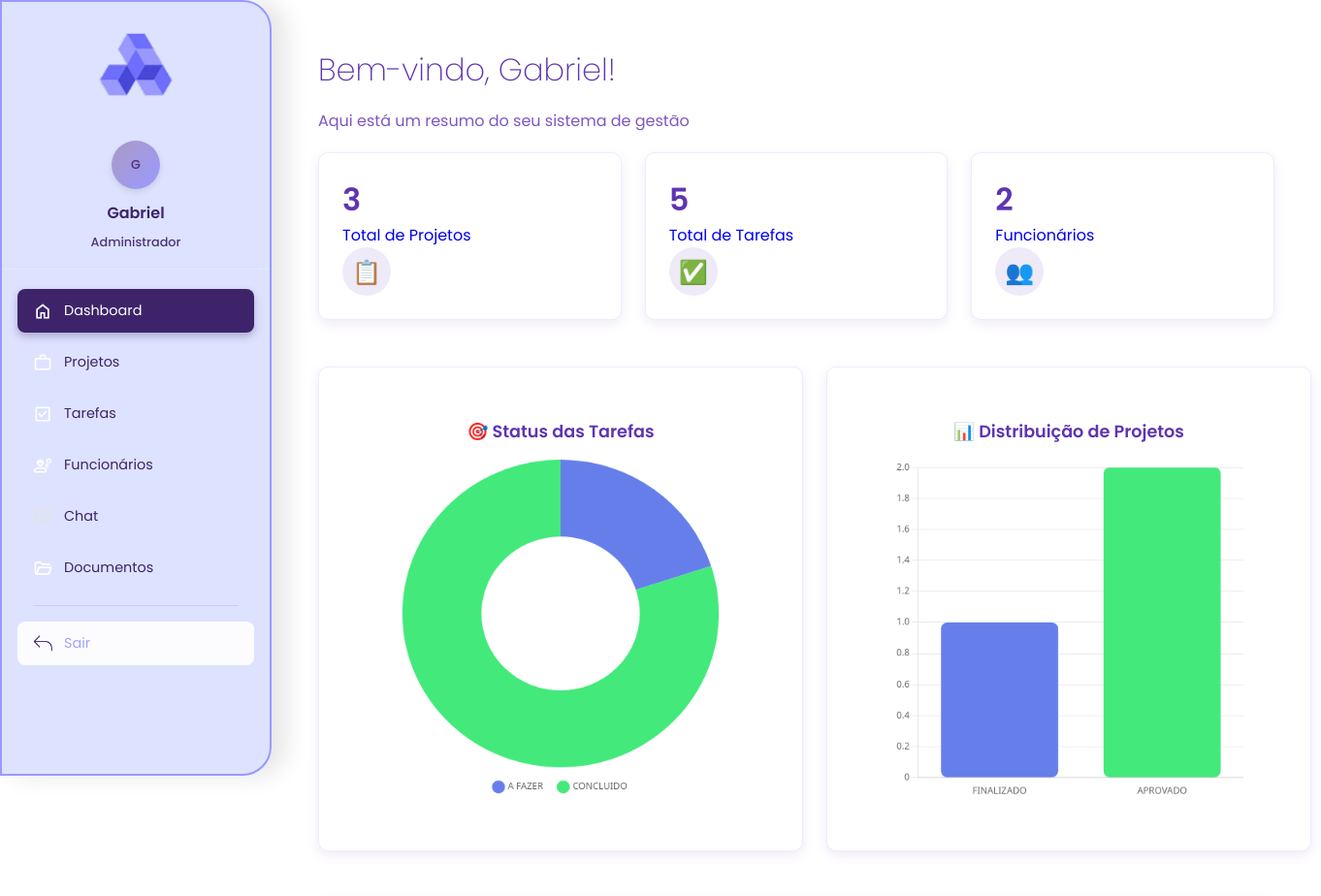
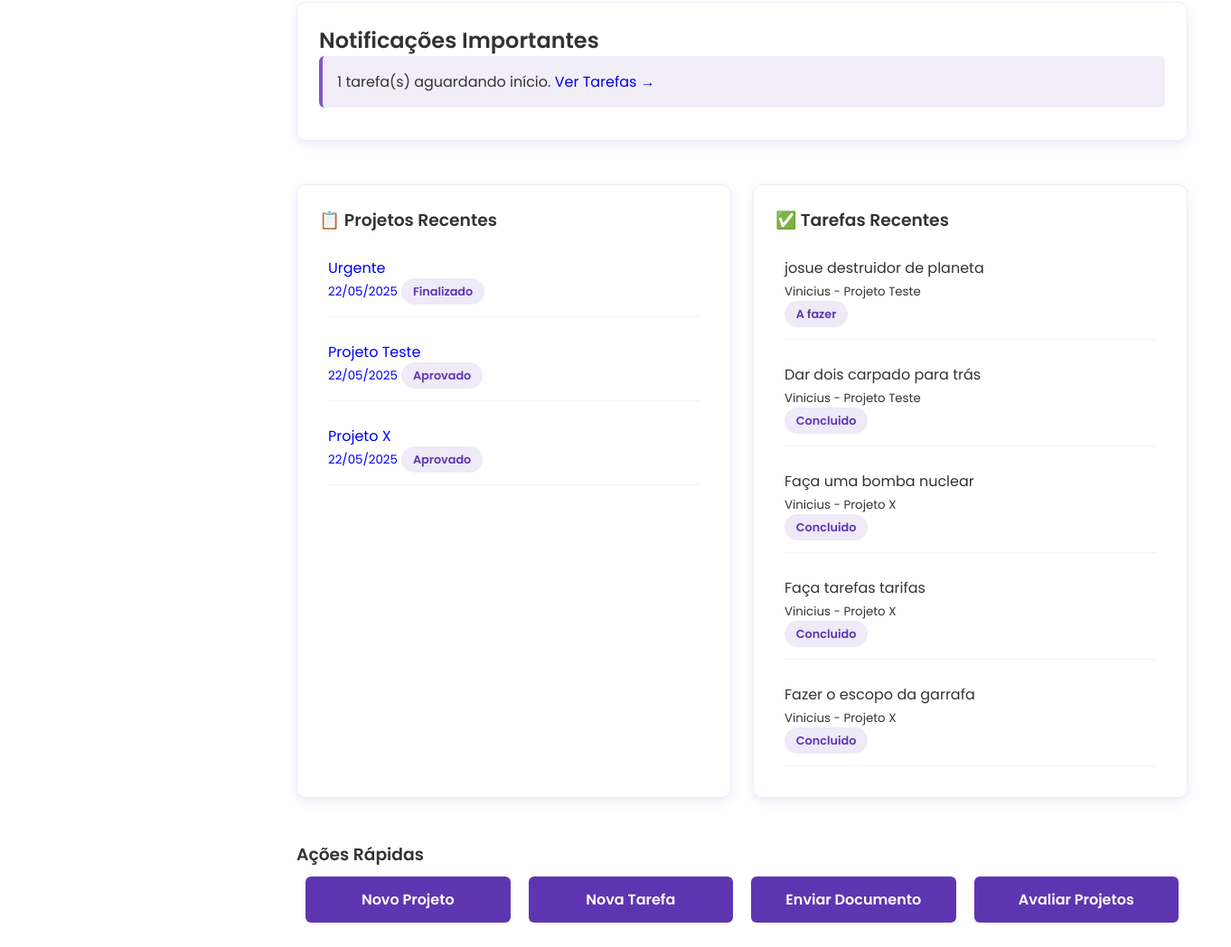
The app's page /gestor/dashboard_gestor.php (signed in), older data (2 pictures, top to bottom).
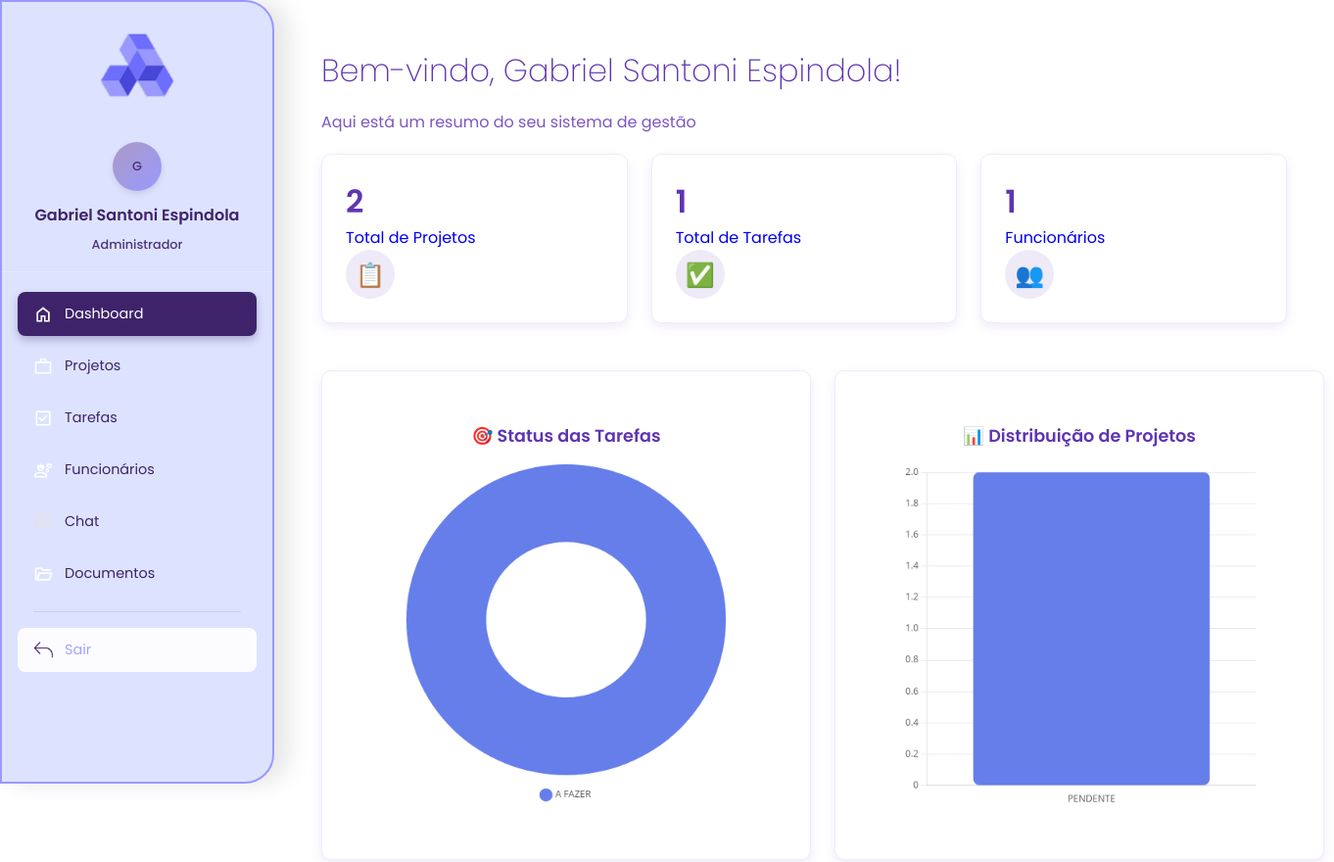
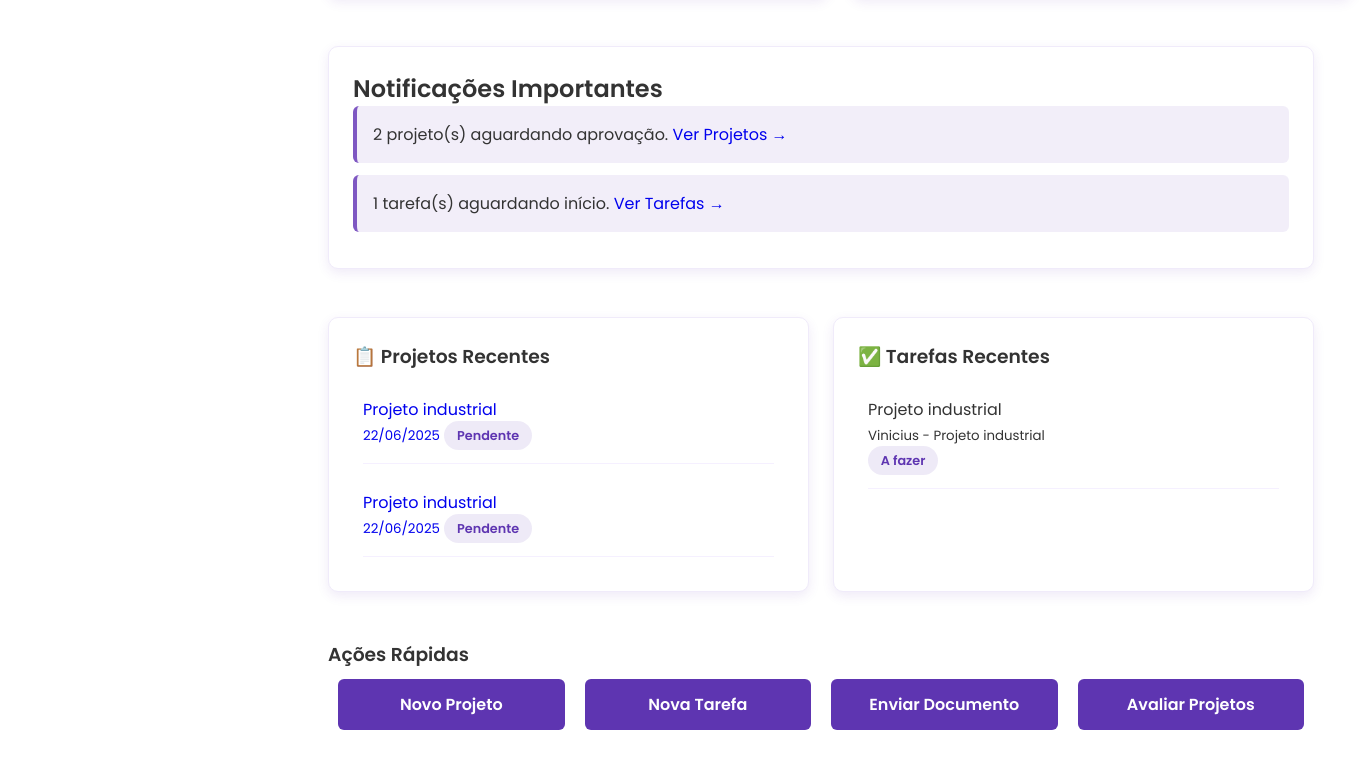
The same page, newer data (2 pictures, top to bottom).
### tables this page shows
CREATE TABLE `projetos` (
  `id` int(11) NOT NULL,
  `titulo` varchar(255) NOT NULL,
  `descricao` text DEFAULT NULL,
  `cliente_id` int(11) DEFAULT NULL,
  `status` enum('pendente','aprovado','em_andamento','finalizado','ajustes') DEFAULT 'pendente',
  `data_inicio` date DEFAULT NULL,
  `data_fim` date DEFAULT NULL,
  `criado_em` timestamp NOT NULL DEFAULT current_timestamp()
);

CREATE TABLE `tarefas` (
  `id` int(11) NOT NULL,
  `titulo` varchar(255) NOT NULL,
  `descricao` text DEFAULT NULL,
  `status` enum('a_fazer','em_progresso','concluido') DEFAULT 'a_fazer',
  `prioridade` enum('baixa','media','alta') DEFAULT 'media',
  `prazo` date DEFAULT NULL,
  `projeto_id` int(11) DEFAULT NULL,
  `funcionario_id` int(11) DEFAULT NULL,
  `criado_em` timestamp NOT NULL DEFAULT current_timestamp()
);

CREATE TABLE `usuarios` (
  `id` int(11) NOT NULL,
  `nome` varchar(100) NOT NULL,
  `email` varchar(100) NOT NULL,
  `senha` varchar(255) NOT NULL,
  `tipo` enum('cliente','admin','funcionario') NOT NULL,
  `criado_em` timestamp NOT NULL DEFAULT current_timestamp()
);

### gestor/dashboard_gestor.php (the view, shortened to what this page needs)
<?php
include '../conexao.php';
class DashboardData
{
    private $conn;
    public function __construct($connection)
    {
        $this->conn = $connection;
    }
    public function getProjectsData()
{
    $query = "SELECT status, COUNT(*) AS total FROM projetos WHERE status IN ('pendente', 'aprovado', 'em_andamento', 'finalizado', 'ajustes') GROUP BY status";
    $result = $this->conn->query($query);
    $data = [];
    while ($row = $result->fetch_assoc()) {
        $data[$row['status']] = $row['total'];
    }
    return $data;
}
    public function getTasksData()
    {
        $query = "SELECT status, COUNT(*) AS total FROM tarefas GROUP BY status";
        $result = $this->conn->query($query);
        $data = [];
        while ($row = $result->fetch_assoc()) {
            $data[$row['status']] = $row['total'];
        }
        return $data;
    }
    public function getUserCounts()
    {
        $funcionarios = $this->conn->query("SELECT COUNT(*) AS total FROM usuarios WHERE tipo = 'funcionario'")->fetch_assoc()['total'];
        $clientes = $this->conn->query("SELECT COUNT(*) AS total FROM usuarios WHERE tipo = 'cliente'")->fetch_assoc()['total'];
        return ['funcionarios' => $funcionarios, 'clientes' => $clientes];
    }
    public function getNotifications()
    {
        $projPendentes = $this->conn->query("SELECT COUNT(*) AS total FROM projetos WHERE status = 'pendente'")->fetch_assoc()['total'] ?? 0;
        $tarefasUrgentes = $this->conn->query("SELECT COUNT(*) AS total FROM tarefas WHERE status = 'a_fazer'")->fetch_assoc()['total'] ?? 0;
        $novosDocs = $this->conn->query("SELECT COUNT(*) AS total FROM uploads WHERE enviado_em >= NOW() - INTERVAL 3 DAY")->fetch_assoc()['total'] ?? 0;
        return [
            'projetos_pendentes' => $projPendentes,
            'tarefas_urgentes' => $tarefasUrgentes,
            'novos_documentos' => $novosDocs
        ];
    }
    public function getRecentProjects($limit = 5)
    {
        $query = "SELECT id, titulo, status, criado_em FROM projetos ORDER BY criado_em DESC LIMIT ?";
        $stmt = $this->conn->prepare($query);
        $stmt->bind_param("i", $limit);
        $stmt->execute();
        return $stmt->get_result();
    }
    public function getRecentTasks($limit = 5)
    {
        $query = "
            SELECT t.id, t.titulo, t.status, u.nome AS funcionario, p.titulo AS projeto
            FROM tarefas t
            LEFT JOIN usuarios u ON t.funcionario_id = u.id
            LEFT JOIN projetos p ON t.projeto_id = p.id
            ORDER BY t.criado_em DESC LIMIT ?
        ";
        $stmt = $this->conn->prepare($query);
        $stmt->bind_param("i", $limit);
        $stmt->execute();
        return $stmt->get_result();
    }
}
$dashboard = new DashboardData($conn);
$dadosProjetos = $dashboard->getProjectsData();
$dadosTarefas = $dashboard->getTasksData();
$dadosUsuarios = $dashboard->getUserCounts();
$notificacoes = $dashboard->getNotifications();
$projetosRecentes = $dashboard->getRecentProjects();
$tarefasRecentes = $dashboard->getRecentTasks();
?>
<!DOCTYPE html>
<html lang="pt-BR">
<head>
    <link rel="stylesheet" href="css/gestor.css">
</head>
<body>
        <?php include 'sidebar.php'; ?>
    <main class="main-content">
        <div class="header">
            <h1>Bem-vindo, <?= htmlspecialchars($_SESSION['usuario_nome']) ?>!</h1>
            <p>Aqui está um resumo do seu sistema de gestão</p>
        </div>
        <div class="stats-grid">
            <a href="projetos/listar_projetos.php" class="stat-card">
                <div class="stat-header">
                    <div>
                        <div class="stat-number"><?= array_sum($dadosProjetos) ?></div>
                        <div class="stat-label">Total de Projetos</div>
                    </div>
                    <div class="stat-icon projects">📋</div>
                </div>
            </a>
            <a href="tarefas/listar_tarefas.php" class="stat-card">
                <div class="stat-header">
                    <div>
                        <div class="stat-number"><?= array_sum($dadosTarefas) ?></div>
                        <div class="stat-label">Total de Tarefas</div>
                    </div>
                    <div class="stat-icon tasks">✅</div>
                </div>
            </a>
            <a href="usuarios/funcionarios.php" class="stat-card">
                <div class="stat-header">
                    <div>
                        <div class="stat-number"><?= $dadosUsuarios['funcionarios'] ?></div>
                        <div class="stat-label">Funcionários</div>
                    </div>
                    <div class="stat-icon users">👥</div>
                </div>
            </a>
        </div>
        <div class="charts-grid">
            <div class="chart-card">
                <h3>🎯 Status das Tarefas</h3>
                <canvas id="statusTarefasChart"></canvas>
            </div>
            <div class="chart-card">
                <h3>📊 Distribuição de Projetos</h3>
                <canvas id="statusProjetosChart"></canvas>
            </div>
        </div>
        <?php if ($notificacoes['projetos_pendentes'] > 0 || $notificacoes['tarefas_urgentes'] > 0 || $notificacoes['novos_documentos'] > 0): ?>
            <div class="notifications">
                <h2>Notificações Importantes</h2>
                <?php if ($notificacoes['projetos_pendentes'] > 0): ?>
                    <div class="notification-item urgent">
                        <span><strong><?= $notificacoes['projetos_pendentes'] ?></strong> projeto(s) aguardando
                            aprovação.</span>
                        <a href="projetos/listar_projetos.php?status=pendente" class="notification-link">Ver Projetos →</a>
                    </div>
                <?php endif; ?>
                <?php if ($notificacoes['tarefas_urgentes'] > 0): ?>
                    <div class="notification-item">
                        <span><strong><?= $notificacoes['tarefas_urgentes'] ?></strong> tarefa(s) aguardando início.</span>
                        <a href="tarefas/listar_tarefas.php?status=a_fazer" class="notification-link">Ver Tarefas →</a>
                    </div>
                <?php endif; ?>
            </div>
        <?php endif; ?>
        <div class="recent-grid">
            <div class="recent-section">
                <h3>📋 Projetos Recentes</h3>
                <?php while ($projeto = $projetosRecentes->fetch_assoc()): ?>
                    <div class="recent-item">
                    <a href="projetos/listar_projetos.php?id=<?= $projeto['id'] ?>">
                            <strong><?= htmlspecialchars($projeto['titulo']) ?></strong>
                            <br><small><?= date('d/m/Y', strtotime($projeto['criado_em'])) ?></small>
                       <span class="status-badge <?= $projeto['status'] ?>"><?= ucfirst(str_replace('_', ' ', $projeto['status'])) ?></span>
                    </a>
                </div>
                <?php endwhile; ?>
            </div>
            <div class="recent-section">
                <h3>✅ Tarefas Recentes</h3>
                <?php while ($tarefa = $tarefasRecentes->fetch_assoc()): ?>
                    <div class="recent-item">
                        <div>
                            <strong><?= htmlspecialchars($tarefa['titulo']) ?></strong>
                            <br><small><?= htmlspecialchars($tarefa['funcionario'] ?? 'Não atribuído') ?> -
                                <?= htmlspecialchars($tarefa['projeto'] ?? 'Sem projeto') ?></small>
                        </div>
                        <span
                            class="status-badge <?= $tarefa['status'] ?>"><?= ucfirst(str_replace('_', ' ', $tarefa['status'])) ?></span>
                    </div>
                <?php endwhile; ?>
            </div>
        </div>
        <div class="quick-actions">
            <h3> Ações Rápidas</h3>
            <div class="action-grid">
                <a href="projetos/criar_projeto.php" class="action-btn">
                    Novo Projeto
                </a>
                <a href="tarefas/criar_tarefa.php" class="action-btn">
                    Nova Tarefa
                </a>
                <a href="documentos/enviar_documento.php" class="action-btn">
                    Enviar Documento
                </a>
                <a href="projetos/avaliar_projetos.php" class="action-btn">
                    Avaliar Projetos
                </a>
            </div>
        </div>
    </main>
</body>
</html>

### gestor/sidebar.php (shortened to what this page needs)
<?php
function getUserTypeName($type)
{
    $types = [
        'admin' => 'Administrador',
        'funcionario' => 'Funcionário',
        'cliente' => 'Cliente'
    ];
    return $types[$type] ?? 'Usuário';
}
function getCurrentDepth()
{
    $currentPath = $_SERVER['REQUEST_URI'];
    $pathParts = explode('/', trim($currentPath, '/'));
    $pathParts = array_filter($pathParts);
    $augebitIndex = array_search('augebit', $pathParts);
    if ($augebitIndex !== false) {
        return count($pathParts) - $augebitIndex - 1;
    }
    return 0;
}
$depth = getCurrentDepth();
$basePath = str_repeat('../', $depth) . 'augebit/gestor/';
$assetsPath = str_repeat('../', $depth) . 'augebit/assets/';
$navigation = [
    'all' => [
        [
            'icon' => 'icones/Dashboard.png',
            'label' => 'Dashboard',
            'url' => $basePath . 'dashboard_gestor.php',
            'active' => basename($_SERVER['PHP_SELF']) === 'dashboard_gestor.php'
        ],
        [
            'icon' => 'icones/projetos.png',
            'label' => 'Projetos',
            'url' => $basePath . 'projetos/listar_projetos.php',
            'active' => strpos($_SERVER['PHP_SELF'], 'projetos') !== false
        ],
        [
            'icon' => 'icones/NovaTarefa.png',
            'label' => 'Tarefas',
            'url' => $basePath . 'tarefas/tarefas.php',
            'active' => strpos($_SERVER['PHP_SELF'], 'tarefas') !== false
        ],
        [
            'icon' => 'icones/funcionarios.png',
            'label' => 'Funcionários',
            'url' => $basePath . 'usuarios/funcionarios.php',
            'active' => strpos($_SERVER['PHP_SELF'], 'funcionarios') !== false
        ],
        [
            'icon' => 'icones/chat.png',
            'label' => 'Chat',
            'url' => $basePath . 'chat.php',
            'active' => strpos($_SERVER['PHP_SELF'], 'chat') !== false
        ],
        [
            'icon' => 'icones/documentos.png',
            'label' => 'Documentos',
            'url' => $basePath . 'documentos/visualizar_documentos.php',
            'active' => strpos($_SERVER['PHP_SELF'], 'documentos') !== false
        ]
    ],
    'cliente' => [
    ]
];
$userType = $_SESSION['usuario_tipo'] ?? 'cliente';
$navItems = array_merge(
    $navigation['all'] ?? [],
    $navigation[$userType] ?? []
);
?>
<nav class="sidebar" id="sidebar">
    <div class="logo">
        <img src="<?= $assetsPath ?>img/augebit.logo.png" alt="Logo" class="logo-img">
    </div>
    <div class="user-info">
        <div class="user-avatar">
            <span><?= strtoupper(substr($_SESSION['usuario_nome'] ?? 'U', 0, 1)) ?></span>
        </div>
        <h3><?= htmlspecialchars($_SESSION['usuario_nome'] ?? 'Usuário') ?></h3>
        <span><?= getUserTypeName($userType) ?></span>
    </div>
    <ul class="nav-menu">
        <?php foreach ($navItems as $item): ?>
            <li class="nav-item">
                <a href="<?= htmlspecialchars($item['url']) ?>" class="nav-link <?= $item['active'] ? 'active' : '' ?>"
                    title="<?= htmlspecialchars($item['label']) ?>" data-url="<?= htmlspecialchars($item['url']) ?>">
                    <span class="nav-icon">
                        <img src="<?= $assetsPath ?>img/<?= $item['icon'] ?>" alt="<?= htmlspecialchars($item['label']) ?>"
                            onerror="this.src='<?= $assetsPath ?>img/icones/default.png'">
                    </span>
                    <span class="nav-text"><?= htmlspecialchars($item['label']) ?></span>
                </a>
            </li>
        <?php endforeach; ?>
        <li class="nav-item nav-separator">
            <hr>
        </li>
        <li class="nav-item">
            <a href="<?= str_repeat('../', $depth) ?>augebit/logout.php" class="nav-link nav-logout"
                title="Sair do Sistema">
                <span class="nav-icon">
                    <img src="<?= $assetsPath ?>img/icones/sair.png" alt="Sair"
                        onerror="this.src='<?= $assetsPath ?>img/sair.png'">
                </span>
                <span class="nav-text">Sair</span>
            </a>
        </li>
    </ul>
</nav>

### gestor/css/gestor.css (style rules this page uses)
* { margin: 0; padding: 0; box-sizing: border-box; font-family: 'Poppins', sans-serif; font-weight: 450; }
a { text-decoration: none; }
body { background-color: #ffffff; color: #333333; }
h1, h2, h3, h4 { font-weight: 600; font-family:'Poppins' }
.sidebar { position: fixed; top: 0; left: 0; bottom: 0; width: 280px; background: #5e35b1; color: white; padding: 1.5rem 0; overflow-y: auto; z-index: 1000; }
.main-content { margin-left: 280px; padding: 3rem; min-height: 100vh; background-color: #ffffff; }
.header h1 { color: #5e35b1; font-size: 2rem; margin-bottom: 1rem; font-family: 'Poppins'; font-weight: 200; }
.header p { color: #7e57c2; font-size: 1rem; margin-bottom: 20px; }
.stats-grid { display: grid; grid-template-columns: repeat(3, 1fr); gap: 1.5rem; margin-bottom: 3rem; }
.stat-card { background: #ffffff; border-radius: 10px; padding: 1.5rem; box-shadow: 0 4px 12px rgba(94, 53, 177, 0.1); border: 1px solid #f0ebfa; transition: all 0.3s ease; }
.stat-number { font-size: 2rem; color: #5e35b1; font-weight: bold; }
.stat-icon { background: rgba(94, 53, 177, 0.1); color: #5e35b1; width: 50px; height: 50px; border-radius: 50%; display: flex; align-items: center; justify-content: center; font-size: 1.5rem; }
.charts-grid { display: grid; grid-template-columns: repeat(3, 1fr); gap: 1.5rem; margin-bottom: 3rem; }
.chart-card { background: #ffffff; border-radius: 10px; padding: 1.5rem; box-shadow: 0 4px 12px rgba(94, 53, 177, 0.1); border: 1px solid #f0ebfa; width: 500px; height: 500px; min-height: 320px; display: flex; flex-direction: column; align-items: center; justify-content: center; }
.chart-card h3 { color: #5e35b1; margin-bottom: 1rem; font-size: 1.1rem; }
.chart-card canvas { height: 350px !important; width: 80% !important; }
.notifications { background: #ffffff; border-radius: 10px; padding: 1.5rem; margin-bottom: 3rem; box-shadow: 0 4px 12px rgba(94, 53, 177, 0.1); border: 1px solid #f0ebfa; }
.notification-item { background: rgba(126, 87, 194, 0.1); border-left: 4px solid #7e57c2; padding: 1rem; margin-bottom: 0.75rem; border-radius: 6px; }
.recent-grid { display: grid; grid-template-columns: repeat(2, 1fr); gap: 1.5rem; margin-bottom: 3rem; }
.recent-section { background: #ffffff; border-radius: 10px; padding: 1.5rem; box-shadow: 0 4px 12px rgba(94, 53, 177, 0.1); border: 1px solid #f0ebfa; }
.recent-item { padding: 1rem 0; margin: 10px; border-bottom: 1px solid #f5f0ff; }
.status-badge { background: rgba(94, 53, 177, 0.1); color: #5e35b1; padding: 0.4rem 0.8rem; border-radius: 20px; font-size: 0.8rem; font-weight: 600; }
.action-grid { display: flex; }
.action-btn { background: #5e35b1; color: white; border: none; padding: 0.8rem 1rem; width: 300px; margin: 10px; border-radius: 6px; text-align: center; font-weight: 600; transition: all 0.3s; text-decoration: none; display: block; }

Row changes from the older to the newer data that the page shows:
removed projetos: titulo "Urgente", criado_em "22/05/2025", status "Finalizado"
removed tarefas: titulo "josue destruidor de planeta", funcionario.nome "Vinicius", projeto.titulo "Projeto Teste", status "A fazer"
removed tarefas: titulo "Dar dois carpado para trás", funcionario.nome "Vinicius", projeto.titulo "Projeto Teste", status "Concluido"
removed tarefas: titulo "Faça uma bomba nuclear", funcionario.nome "Vinicius", projeto.titulo "Projeto X", status "Concluido"
removed tarefas: titulo "Faça tarefas tarifas", funcionario.nome "Vinicius", projeto.titulo "Projeto X", status "Concluido"
removed tarefas: titulo "Fazer o escopo da garrafa", funcionario.nome "Vinicius", projeto.titulo "Projeto X", status "Concluido"
changed projetos (number 1 of 2 on the later page): titulo "Projeto Teste" → "Projeto industrial"; criado_em "22/05/2025" → "22/06/2025"; status "Aprovado" → "Pendente"
changed projetos (number 2 of 2 on the later page): titulo "Projeto X" → "Projeto industrial"; criado_em "22/05/2025" → "22/06/2025"; status "Aprovado" → "Pendente"
added tarefas: titulo "Projeto industrial", funcionario.nome "Vinicius", projeto.titulo "Projeto industrial", status "A fazer"
Text that changed along with them:
$_SESSION['usuario_nome']: "Gabriel" → "Gabriel Santoni Espindola"
array_sum($dadosProjetos): "3" → "2"
array_sum($dadosTarefas): "5" → "1"
$dadosUsuarios['funcionarios']: "2" → "1"
chart data {{ json_encode($taxaConclusaoData) }}: [{"status":"a_fazer","total":"1"},{"status":"concluido","total":"4"}] → [{"status":"a_fazer","total":"1"}]
chart data {{ json_encode($dadosProjetos) }}: {"finalizado":"1","aprovado":"2"} → {"pendente":"2"}
$notificacoes['projetos_pendentes']: (not shown) → "2"
text now shown: "projeto(s) aguardando aprovação. Ver Projetos →"
